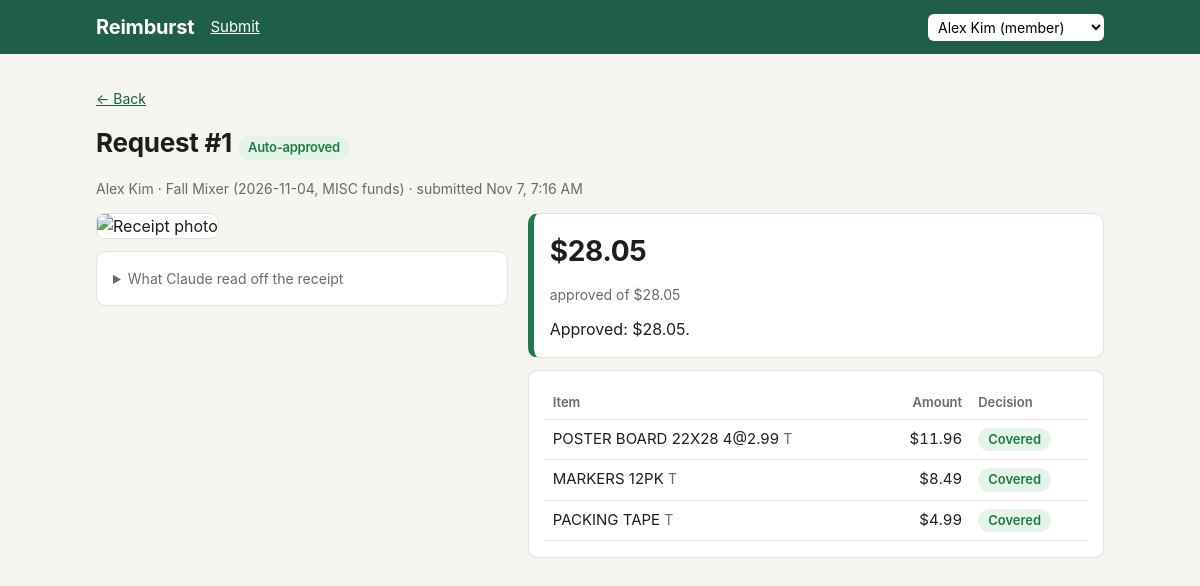
Page /s/1 on the committed database.
### tables this page shows
CREATE TABLE submissions (
    id INTEGER PRIMARY KEY,
    member_id INTEGER NOT NULL REFERENCES members(id),
    event_id INTEGER NOT NULL REFERENCES events(id),
    note TEXT NOT NULL DEFAULT '',
    status TEXT NOT NULL,
    requested_cents INTEGER,
    recommended_cents INTEGER,
    approved_cents INTEGER,
    risk_score INTEGER NOT NULL DEFAULT 0,
    recommendation TEXT NOT NULL DEFAULT '',
    member_message TEXT NOT NULL DEFAULT '',
    treasurer_note TEXT NOT NULL DEFAULT '',
    held_until TEXT,                      -- YYYY-MM-DD, payout waits until the event happened
    packet_id INTEGER REFERENCES packets(id),
    error TEXT NOT NULL DEFAULT '',
    created_at TEXT NOT NULL,
    updated_at TEXT NOT NULL
);

CREATE TABLE members (
    id INTEGER PRIMARY KEY,
    club_id INTEGER NOT NULL REFERENCES clubs(id),
    name TEXT NOT NULL,
    email TEXT NOT NULL,
    role TEXT NOT NULL CHECK (role IN ('member', 'treasurer'))
);

CREATE TABLE events (
    id INTEGER PRIMARY KEY,
    club_id INTEGER NOT NULL REFERENCES clubs(id),
    name TEXT NOT NULL,
    event_date TEXT NOT NULL,             -- YYYY-MM-DD
    fund TEXT NOT NULL CHECK (fund IN ('ABSA', 'MISC')),
    budget_cents INTEGER NOT NULL DEFAULT 0
);

CREATE TABLE line_items (
    id INTEGER PRIMARY KEY,
    submission_id INTEGER NOT NULL REFERENCES submissions(id),
    idx INTEGER NOT NULL,
    description TEXT NOT NULL,
    quantity REAL NOT NULL,
    amount_cents INTEGER NOT NULL,
    taxable INTEGER NOT NULL,
    category TEXT NOT NULL,
    verdict TEXT NOT NULL CHECK (verdict IN ('allowed', 'disallowed', 'unclear')),
    rule_id TEXT NOT NULL,
    reason TEXT NOT NULL,
    decided_by TEXT NOT NULL              -- 'claude', 'rule' (code backstop) or 'offline'
);

### app/main.py (the view)
@app.get("/s/{sid}")
def submission_page(request: Request, sid: int):
    user = current_user(request)
    sub = load_submission(sid)
    if user["role"] != "treasurer" and sub["member_id"] != user["id"]:
        raise HTTPException(403, "This isn't your submission.")
    receipt = db.one("SELECT * FROM receipts WHERE submission_id = ? AND is_current = 1", (sid,))
    lines = db.all_rows("SELECT * FROM line_items WHERE submission_id = ? ORDER BY idx", (sid,))
    findings = db.all_rows("SELECT * FROM findings WHERE submission_id = ? ORDER BY points DESC", (sid,))
    audit = db.all_rows("SELECT * FROM audit_log WHERE submission_id = ? ORDER BY id", (sid,))
    cost = db.one("SELECT COALESCE(SUM(cost_usd), 0) AS usd FROM ai_calls WHERE submission_id = ?", (sid,))["usd"]
    extraction = None
    if receipt and receipt["extraction_json"]:
        extraction = json.loads(receipt["extraction_json"])
    rules = {r["rule_id"]: r["text"] for r in db.all_rows("SELECT rule_id, text FROM policy_rules")}
    return render(request, "submission.html", sub=sub, receipt=receipt, lines=lines, findings=findings,
                  audit=audit, cost=cost, extraction=extraction, rules=rules,
                  working=sub["status"] in WORKING)

### app/templates/submission.html (shortened to what this page needs)
{% extends "base.html" %}
{% set nav = 'treasurer' if user.role == 'treasurer' else 'member' %}
{% set label, color = STATUS_LABELS[sub.status] %}
{% set is_treasurer = user.role == 'treasurer' %}
{% block content %}
<p class="small muted"><a href="{{ '/treasurer' if is_treasurer else '/member' }}">← Back</a></p>
<h1>Request #{{ sub.id }} <span class="badge b-{{ color }}">{{ label }}</span></h1>
<p class="muted small">{{ sub.member_name }} · {{ sub.event_name }} ({{ sub.event_date }}, {{ sub.fund }} funds) · submitted {{ sub.created_at | when }}{% if sub.note %} · “{{ sub.note }}”{% endif %}</p>
<div class="grid2 decision-first">
  <section>
    {% if receipt %}
    <img class="receipt-img" src="/receipt/{{ receipt.id }}/image" alt="Receipt photo">
    {% endif %}
    {% if extraction %}
    <details class="card" style="margin-top:12px">
      <summary>What Claude read off the receipt</summary>
    </details>
    {% endif %}
  </section>
  <section class="stack">
    {% if working %}
    <div class="card decision">
      <span class="spinner"></span> <b>Reading your receipt…</b>
      <div class="muted small">This usually takes a few seconds. The page updates by itself.</div>
    </div>
    {% else %}
    <div class="card decision {{ color }} stack">
      {% if sub.status in ('approved', 'partially_approved', 'auto_approved', 'packeted') %}
        <div class="big">{{ sub.approved_cents | money }}</div>
        <div class="muted small">approved of {{ sub.requested_cents | money }}</div>
      {% elif sub.status == 'in_review' and sub.recommended_cents is not none %}
        <div class="big">{{ sub.recommended_cents | money }}</div>
        <div class="muted small">looks covered, of {{ sub.requested_cents | money }} · waiting on the treasurer</div>
      {% endif %}
      <div>{{ sub.member_message }}</div>
    </div>
    {% endif %}
    {% if lines %}
    <div class="card scroll">
      <table>
        <tr><th>Item</th><th class="num">Amount</th><th>Decision</th></tr>
        {% for l in lines %}
        <tr class="{{ 'struck' if l.verdict == 'disallowed' }} {{ 'unclear' if l.verdict == 'unclear' }}">
          <td class="desc"><span class="itemname">{{ l.description }}</span>{% if l.taxable %} <span class="muted small">T</span>{% endif %}
          </td>
          <td class="num">{{ l.amount_cents | money }}</td>
          <td>
            {% if l.verdict == 'allowed' %}<span class="badge b-green">Covered</span>
            {% elif l.verdict == 'disallowed' %}<span class="badge b-red">Not covered</span>
            {% else %}<span class="badge b-amber">Treasurer decides</span>{% endif %}
          </td>
        </tr>
        {% endfor %}
      </table>
    </div>
    {% endif %}
  </section>
</div>
{% endblock %}

### app/static/style.css (style rules this page uses)
:root { --bg: #f6f5f1; --card: #ffffff; --ink: #1d1d1b; --muted: #6b6a64; --line: #e3e1da; --brand: #1f5f4a; --brand-ink: #ffffff; --green: #1e7a46; --green-bg: #e5f4e9; --amber: #8a5a00; --amber-bg: #fbf0d9; --red: #b3261e; --red-bg: #fbe9e7; --blue: #1d4f91; --blue-bg: #e6eef9; --gray: #55544f; --gray-bg: #eeede8; --purple: #5b3a9a; --purple-bg: #efeafa; --radius: 10px; }
* { box-sizing: border-box; }
body { margin: 0; background: var(--bg); color: var(--ink); font: 16px/1.5 -apple-system, BlinkMacSystemFont, "Segoe UI", Roboto, Helvetica, Arial, sans-serif; }
a { color: var(--brand); }
h1 { font-size: 26px; margin: 4px 0 16px; letter-spacing: -0.01em; }
.muted { color: var(--muted); }
.small { font-size: 14px; }
.card { background: var(--card); border: 1px solid var(--line); border-radius: var(--radius); padding: 16px; }
.stack > * + * { margin-top: 12px; }
.grid2 { display: grid; grid-template-columns: minmax(0, 5fr) minmax(0, 7fr); gap: 20px; align-items: start; }
.badge { display: inline-block; font-size: 13px; font-weight: 600; padding: 2px 10px; border-radius: 999px; white-space: nowrap; }
.b-green { color: var(--green); background: var(--green-bg); }
table { width: 100%; border-collapse: collapse; font-size: 15px; }
th { text-align: left; font-size: 13px; color: var(--muted); font-weight: 600; padding: 6px 8px; border-bottom: 1px solid var(--line); }
td { padding: 8px; border-bottom: 1px solid var(--line); vertical-align: top; }
td.num, th.num { text-align: right; white-space: nowrap; font-variant-numeric: tabular-nums; }
.scroll { overflow-x: auto; }
.decision { border-left: 6px solid var(--gray); }
.decision.green { border-left-color: var(--green); }
.decision .big { font-size: 28px; font-weight: 700; letter-spacing: -0.01em; }
.receipt-img { width: 100%; border-radius: 8px; border: 1px solid var(--line); background: #fff; }
details summary { cursor: pointer; color: var(--muted); font-size: 14px; }

### rows in the picture
submissions: id "1", created_at|when "Nov 7, 7:16 AM", approved_cents "$28.05", requested_cents "$28.05", member_message "Approved: $28.05."
members: member_name "Alex Kim"
events: event_name "Fall Mixer", event_date "2026-11-04", fund "MISC"
line_items: description "POSTER BOARD 22X28 4@2.99", taxable "T", amount_cents "$11.96", verdict "Covered"
line_items: description "MARKERS 12PK", taxable "T", amount_cents "$8.49", verdict "Covered"
line_items: description "PACKING TAPE", taxable "T", amount_cents "$4.99", verdict "Covered"

### other values in the picture
{{ label }} "Auto-approved"
form field uid "Alex Kim (member)"
